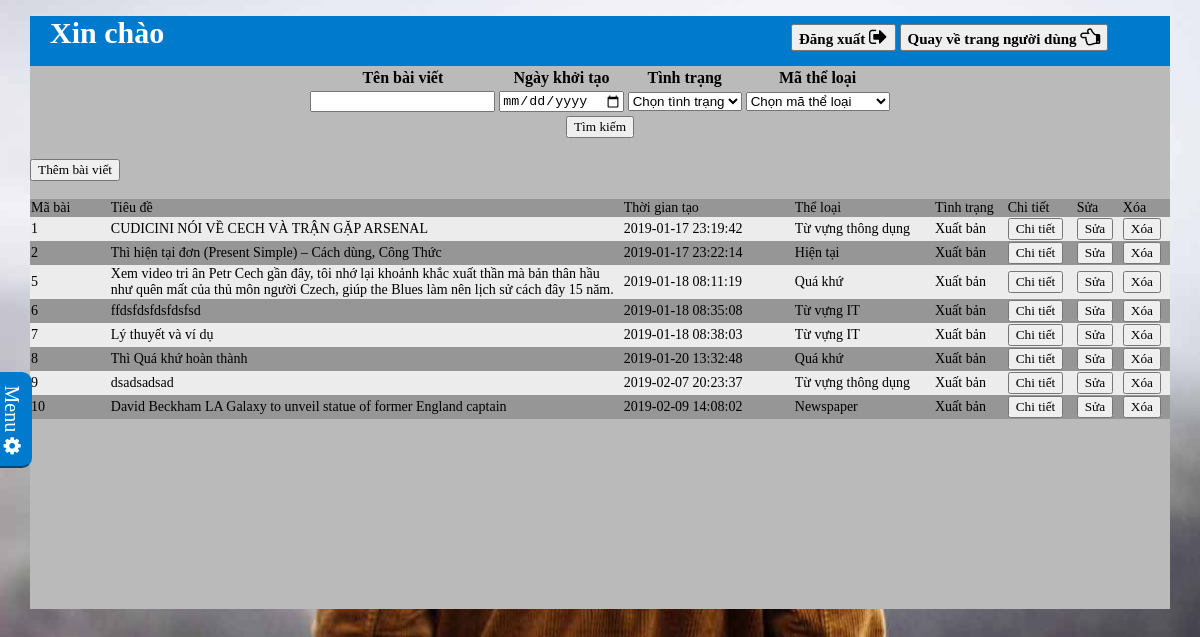
Page /admin/menusetting.php?page=4 on the committed database.
### tables this page shows
CREATE TABLE `noidungbaiviet` (
  `mabaiviet` int(11) NOT NULL,
  `tieude` text,
  `mota` text,
  `img` text,
  `noidung` text,
  `matheloai` int(11) DEFAULT NULL,
  `thoigian` datetime NOT NULL DEFAULT CURRENT_TIMESTAMP,
  `tinhtrang` tinyint(4) DEFAULT NULL
);

CREATE TABLE `tbltheloai` (
  `matheloai` int(11) NOT NULL,
  `tentheloai` varchar(300) DEFAULT NULL,
  `madanhmuc` int(11) DEFAULT NULL
);

### admin/settingbaiviet.php (the view, shortened to what this page needs)
<body>
    <?php
        $connect=connect("project");
        $query="select * from noidungbaiviet ";
        $excute=mysqli_query($connect,$query);
        $a=mysqli_fetch_array($excute);
    ?>
    <form action="menusetting.php" id="formtk">
        <table>
            <tr>
                <th>Tên bài viết</th>
                <th>Ngày khởi tạo</th>
                <th>Tình trạng</th>
                <th>Mã thể loại</th>
            </tr>
            <tr>
                <td>
                    <input type="text" name="tieudetk" value="<?php if(isset($_GET["tieudetk"])) echo $_GET["tieudetk"] ?>">
                </td>
                <td>
                    <input type="date" name="thoigiantk" value="<?php if(isset($_GET['thoigiantk'])) echo $_GET['thoigiantk'];?>">
                </td>
                <td>
                    <select name="tinhtrangtk" id="" onchange="document.getElementById('formtk').submit();">
                        <option value="-1">Chọn tình trạng</option>
                    </select>
                </td>
                <td>
                    <select name="matheloaitk" id="" onchange="document.getElementById('formtk').submit();">
                        <option value="0">Chọn mã thể loại</option>
                    </select>
                </td>
            </tr>
            <tr>
                <th colspan="4"><button tupe="button"> Tìm kiếm</button> </th>
            </tr>
        </table>
    </form>
    <br>
    <a href="?page=4&type=thembv"><button type="button">Thêm bài viết</button></a>
    <br>
    <br>
    <table id="lietkecacbv" cellspacing="0">
        <tr>
            <td style="width:7%">Mã bài</td>
            <td style="width:45%">Tiêu đề</td>
            <td style="width:15%">Thời gian tạo</td>
            <td>Thể loại</td>
            <td>Tình trạng</td>
            <td>Chi tiết</td>
            <td>Sửa</td>
            <td>Xóa</td>
        </tr>
    <?php
        while ($a !=null)
        {
    ?>
            <tr>
                <td><?php echo $a[0] ?></td>
                <td><?php echo $a[1] ?></td>
                <td><?php echo date($a[6])?></td>
                <td><?php
                    $query="select tentheloai from tbltheloai where matheloai=".$a[5];
                    $excute2=mysqli_query($connect,$query);
                    $tentheloai=mysqli_fetch_array($excute2)[0];
                    echo $tentheloai;
                ?></td>
                <td><?php if($a[7]==1) echo "Chưa xuất bản";else echo"Xuất bản" ?></td>
                <td><a href="?page=4&mabaiviet=<?php echo $a[0]?>&hd=chitiet"><button>Chi tiết</button></a></td>
                <td><a href="?page=4&mabaiviet=<?php echo $a[0]?>&hd=sua"><button>Sửa</button></a></td>
                <td><a href="them,xoa,suabaiviet.php?mabaiviet=<?php echo $a[0]?>&action=xoa"><button type="button" onclick="return confirm('Bạn có chắc chắn muốn xóa bài viết');">Xóa</button></a></td>
            </tr>
    <?php
            $a=mysqli_fetch_array($excute);
        }
    ?>
    </table>
</body>

### admin/menusetting.css (style rules this page uses)
body { padding: 0px; margin: 0px; width: 100%; height: 625px; display: flex; background-image: url('img/img_parallax.jpg'); background-size: cover; background-repeat: no-repeat; background-position: center; }

### admin/settingbaiviet.css (style rules this page uses)
#lietkecacbv tr:nth-child(odd) { background-color: #969696; }
#lietkecacbv tr { background-color: #ececec; }
#lietkecacbv { width: 100%; font-size: 14px; }
table { margin:auto; }
button { font-family: 'Patrick Hand', cursive; }

### rows in the picture
noidungbaiviet: mabaiviet "1", tieude "CUDICINI NÓI VỀ CECH VÀ TRẬN GẶP ARSENAL", thoigian "2019-01-17 23:19:42", matheloai.tentheloai "Từ vựng thông dụng", tinhtrang "Xuất bản"
noidungbaiviet: mabaiviet "2", tieude "Thì hiện tại đơn (Present Simple) – Cách dùng, Công Thức", thoigian "2019-01-17 23:22:14", matheloai.tentheloai "Hiện tại", tinhtrang "Xuất bản"
noidungbaiviet: mabaiviet "5", tieude "Xem video tri ân Petr Cech gần đây, tôi nhớ lại khoảnh khắc xuất thần mà bản thân hầu như quên mất của thủ môn người Czech, giúp the Blues làm nên lịch sử cách đây 15 năm.", thoigian "2019-01-18 08:11:19", matheloai.tentheloai "Quá khứ", tinhtrang "Xuất bản"
noidungbaiviet: mabaiviet "6", tieude "ffdsfdsfdsfdsfsd", thoigian "2019-01-18 08:35:08", matheloai.tentheloai "Từ vựng IT", tinhtrang "Xuất bản"
noidungbaiviet: mabaiviet "7", tieude "Lý thuyết và ví dụ", thoigian "2019-01-18 08:38:03", matheloai.tentheloai "Từ vựng IT", tinhtrang "Xuất bản"
noidungbaiviet: mabaiviet "8", tieude "Thì Quá khứ hoàn thành", thoigian "2019-01-20 13:32:48", matheloai.tentheloai "Quá khứ", tinhtrang "Xuất bản"
noidungbaiviet: mabaiviet "9", tieude "dsadsadsad", thoigian "2019-02-07 20:23:37", matheloai.tentheloai "Từ vựng thông dụng", tinhtrang "Xuất bản"
noidungbaiviet: mabaiviet "10", tieude "David Beckham LA Galaxy to unveil statue of former England captain", thoigian "2019-02-09 14:08:02", matheloai.tentheloai "Newspaper", tinhtrang "Xuất bản"
